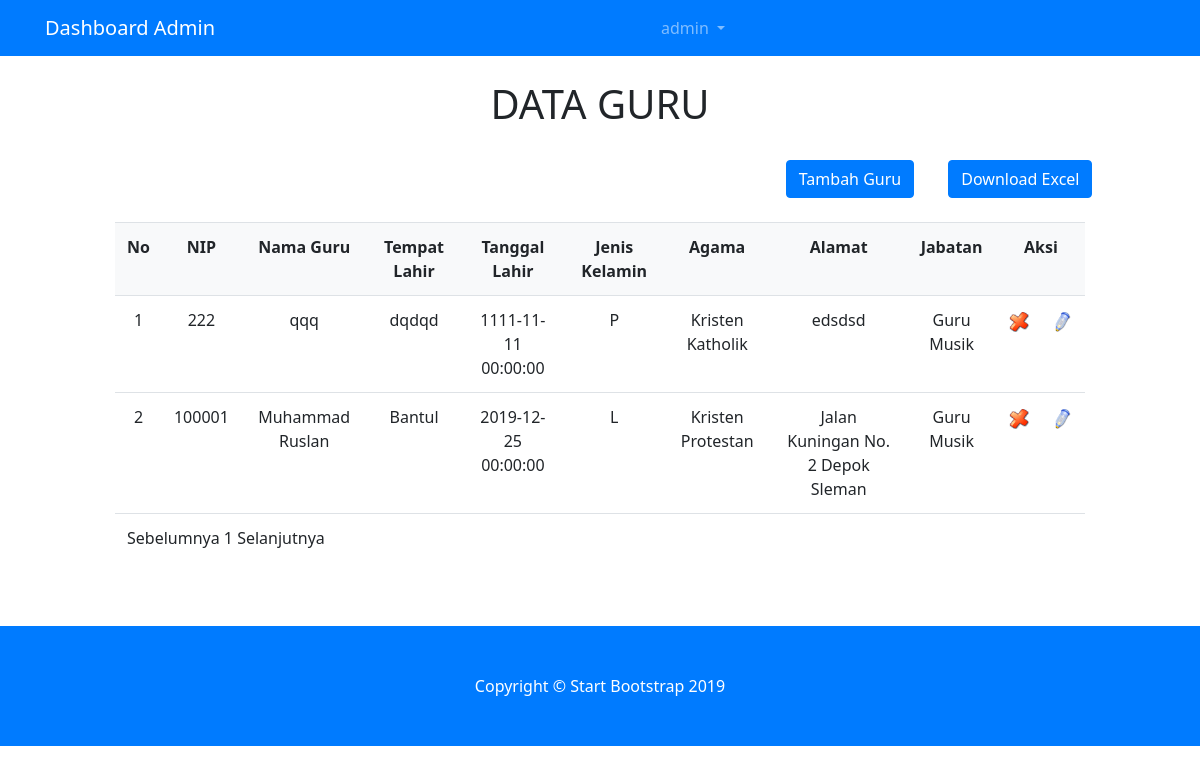
Page /dashboard/siswa/guru_data.php (signed in) on the committed database.
### tables this page shows
CREATE TABLE `guru` (
  `nip` int(11) NOT NULL,
  `nama` varchar(100) NOT NULL,
  `alamat` varchar(100) DEFAULT NULL,
  `gender` char(1) NOT NULL,
  `tglLahir` datetime DEFAULT NULL,
  `tempatLahir` varchar(100) DEFAULT NULL,
  `pass` int(11) DEFAULT NULL,
  `idJabatan` int(11) DEFAULT NULL,
  `agama` varchar(100) NOT NULL,
  `pathImg` varchar(100) DEFAULT NULL
);

CREATE TABLE `jabatan` (
  `idJabatan` int(11) NOT NULL,
  `nama` varchar(100) DEFAULT NULL
);

### dashboard/siswa/guru_data.php (the view, shortened to what this page needs)
<?php
include '../layout/header.php';
if (empty($_SESSION['username']) AND empty($_SESSION['status'])) {
	echo "<center>Untuk mengakses halaman ini, Anda harus login <br>";
	echo "<a href=index.php><b>LOGIN</b></a></center>";
}
else{
	?>
	<br>
	<div class="container-fluid">
		<center><h1>DATA GURU</h1></center>
		<div class="row">
			<div class="col-md-1"></div>
			<div class="col-md-10">
				<br>
				<form action="guru_tambah.php">
						<div class="row">
							<div class="col-md-8"></div>
							<div class="col-md-2"><center><input type="submit" class="btn btn-primary" value="Tambah Guru" /></center></div>
							<div class="col-md-2"><center><a href="cetak_guru.php"><input type="button" class="btn btn-primary" value="Download Excel" /></a></center></div>
						</div>
						<br>
						<table class="table" >
							<tr class="bg-light">
									<td><div align="center"><strong>No</strong></div></td>
									<td><div align="center"><strong>NIP</strong></div></td>
									<td><div align="center"><strong>Nama Guru</strong></div></td>
									<td><div align="center"><strong>Tempat Lahir</strong></div></td>
									<td><div align="center"><strong>Tanggal Lahir</strong></div></td>
									<td><div align="center"><strong>Jenis Kelamin</strong></div></td>
									<td><div align="center"><strong>Agama</strong></div></td>
									<td><div align="center"><strong>Alamat</strong></div></td>
									<td><div align="center"><strong>Jabatan</strong></div></td>
									<td colspan="2"><div align="center"><strong>Aksi</strong></div></td>
								</tr>
								<?php
								$batas = 20;
								$pg = isset( $_GET['pg'] ) ? $_GET['pg'] : "";
								if ( empty( $pg ) ) {
									$posisi = 0;
									$pg = 1;
								} else {
									$posisi = ( $pg - 1 ) * $batas;
								}
								$no=0+$posisi;
								$tampil="SELECT guru.nama,nip,alamat,gender,tglLahir,tempatLahir,agama, jabatan.nama as jabatan FROM guru join jabatan on jabatan.idJabatan = guru.idJabatan limit $posisi, $batas";
								$qryTampil=mysql_query($tampil);
								while ($dataTampil=mysql_fetch_array($qryTampil)) {
									$no++;
									?>
									<tr bgcolor="#FFFFFF">
										<td align="center"><?php echo $no ; ?></td>
										<td align="center"><?php echo $dataTampil['nip']; ?></td>
										<td align="center"><?php echo $dataTampil['nama']; ?></td>
										<td align="center"><?php echo $dataTampil['tempatLahir']; ?></td>
										<td align="center"><?php echo $dataTampil['tglLahir']; ?></td>
										<td align="center"><?php echo $dataTampil['gender']; ?></td>
										<td align="center"><?php echo $dataTampil['agama']; ?></td>
										<td align="center"><?php echo $dataTampil['alamat']; ?></td>
										<td align="center"><?php echo $dataTampil['jabatan']; ?></td>
										<td>
											<div align="center">
												<a href="guru_hapus.php?nip=<?php echo $dataTampil['nip'] ; ?>" onclick="javascript: return confirm('Anda yakin hapus ?')"><img src="gambar/hapus.png" width="20"></a>
											</td>
											<td>
												<a href="guru_edit.php?nip=<?php echo $dataTampil['nip']; ?>"><img src="gambar/edit.png" width="20"></a>
											</div>
								<?php } ?>
								<tr bgcolor="#FFFFFF">
									<td colspan="11">
										<?php
										$jml_data = mysql_num_rows(mysql_query("SELECT * FROM guru"));
			$JmlHalaman = ceil($jml_data/$batas);
			if ( $pg > 1 ) {
				$link = $pg-1;
				$prev = "<a href='?pg=$link'>Sebelumnya </a>";
			} else {
				$prev = "Sebelumnya ";
			}
			$nmr = '';
			for ( $i = 1; $i<= $JmlHalaman; $i++ ){
				if ( $i == $pg ) {
					$nmr .= $i . " ";
				} else {
					$nmr .= "<a href='?pg=$i'>$i</a> ";
				}
			}
			if ( $pg < $JmlHalaman ) {
				$link = $pg + 1;
				$next = " <a href='?pg=$link'>Selanjutnya</a>";
			} else {
				$next = "Selanjutnya";
			}
			echo $prev . $nmr . $next;
			?>
		</td>
	</tr>
<br>
<br>
</div>
<div class="col-md-1"></div>
<?php }
include '../layout/footer.php';
?>

### dashboard/layout/header.php (shortened to what this page needs)
<!DOCTYPE html>
<html lang="en">
<head>
  <link rel="stylesheet" href="css/guru.css">
  <link href="vendor/bootstrap/css/bootstrap.min.css" rel="stylesheet">
  <link href="css/heroic-features.css" rel="stylesheet">
</head>
<body>
  <nav class="navbar navbar-expand-lg navbar-dark bg-primary fixed-top">
    <div class="container">
      <a class="navbar-brand" href="index.php">Dashboard Admin</a>
      <?php
      if (isset($_SESSION['username'])) {
        ?>
        <div class="collapse navbar-collapse" id="navbarResponsive">
          <ul class="navbar-nav ml-auto">
            <?php
            if (isset($_SESSION['username'])) {
              ?>
              <li class="nav-item dropdown">
                <a class="nav-link dropdown-toggle" href="#" id="navbardropdown" role="button" data-toggle="dropdown" aria-haspopup="true" aria-expanded="false">
                  <?php echo $_SESSION['username'];
                }
                ?>
              </a>
              </li>
            </ul>
          </div>
        <?php } ?>
      </div>
    </nav>

### dashboard/layout/footer.php (shortened to what this page needs)
  <footer class="py-5 bg-primary">
    <div class="container">
      <p class="m-0 text-center text-white">Copyright &copy; Start Bootstrap 2019</p>
    </div>
  </footer>
</body>
</html>

### dashboard/siswa/css/guru.css (style rules this page uses)
* { margin: 0 auto; font-family: Segoe UI; box-sizing: border-box; }

### dashboard/siswa/css/heroic-features.css (style rules this page uses)
body { padding-top: 56px; }

### rows in the picture
guru: nip "222", nama "qqq", tempatLahir "dqdqd", tglLahir "1111-11-11 00:00:00", gender "P", agama "Kristen Katholik", alamat "edsdsd", idJabatan.nama "Guru Musik"
guru: nip "100001", nama "Muhammad Ruslan", tempatLahir "Bantul", tglLahir "2019-12-25 00:00:00", gender "L", agama "Kristen Protestan", alamat "Jalan Kuningan No. 2 Depok Sleman", idJabatan.nama "Guru Musik"

### other values in the picture
$_SESSION['username'] "admin"
$prev "Sebelumnya"
$next "Selanjutnya"
